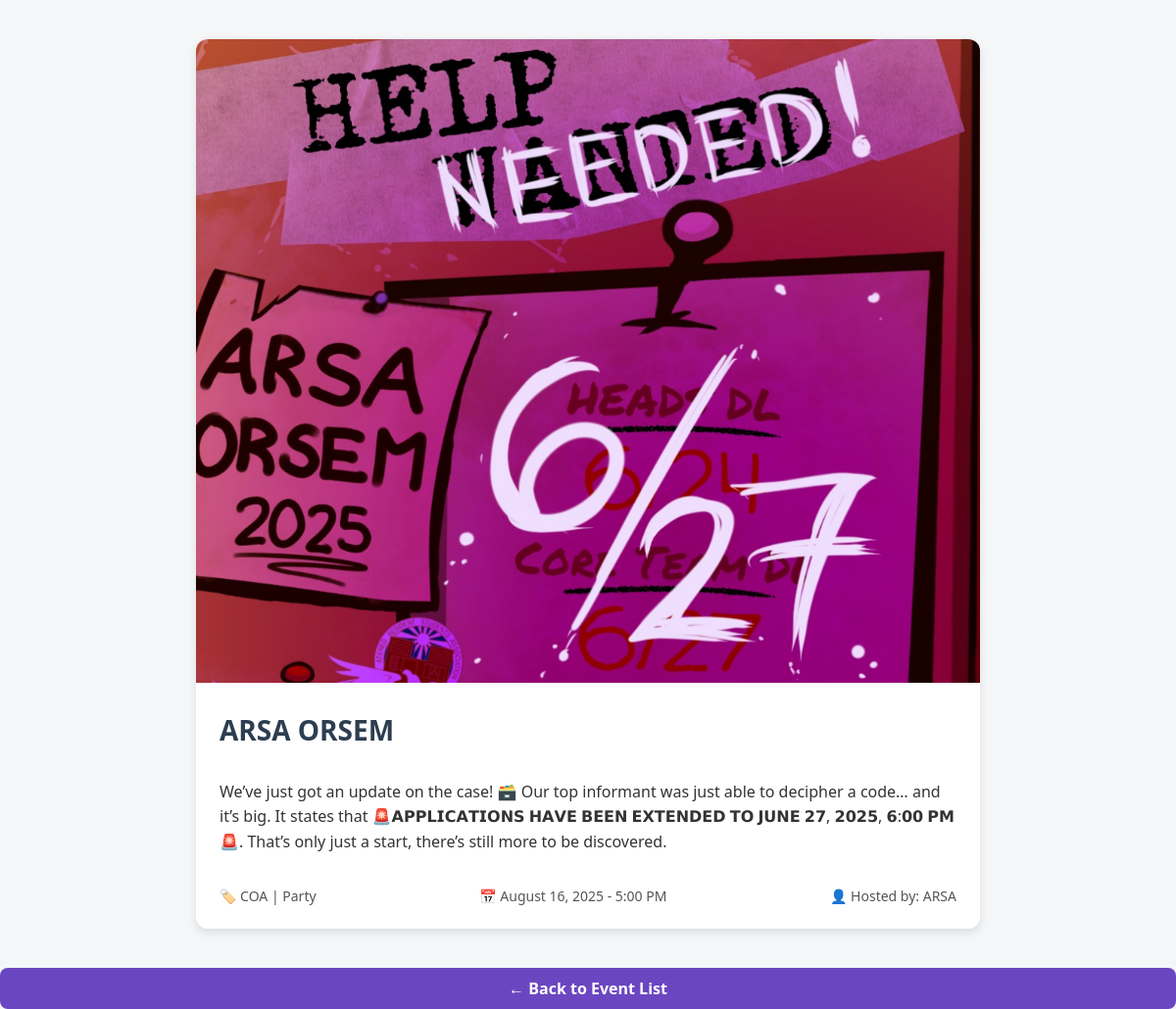
The page /event/20/ on the database its author committed.
### events/models.py (models this page shows, shortened)
class EventCard(models.Model):
    TAG_CHOICES = [
        ('LIONS', 'LIONS'),
        ('COA', 'COA'),
    ]
    TYPE_CHOICES = [
        ('Talk', 'Talk'),
        ('Concert', 'Concert'),
        ('Conference', 'Conference'),
        ('Party', 'Party'),
    ]
    title = models.CharField(max_length=200)
    description = models.TextField()
    image = models.ImageField(upload_to='event_images/', blank=True, null=True)
    tag = models.CharField(max_length=10, choices=TAG_CHOICES)
    type = models.CharField(max_length=20, choices=TYPE_CHOICES, blank=True)
    created_at = models.DateTimeField("Event Date and Time")
    hosted_by = models.CharField(max_length=200, blank=True)

### events/views.py (the view)
# urls.py: path('event/<int:pk>/', views.event_detail, name='event_detail'),
def event_detail(request, pk):
    card = get_object_or_404(EventCard, pk=pk)
    return render(request, 'events/event_detail.html', {'card': card})

### events/templates/events/event_detail.html (shortened to what this page needs)
{% load static %}
<!DOCTYPE html>
<html>
<head>
</head>
<body>
  <div class="container">
    {% if card.image %}
      <img src="{{ card.image.url }}" alt="{{ card.title }}" class="event-image">
    {% endif %}
    <div class="event-content">
      <h2>{{ card.title }}</h2>
      <p>{{ card.description }}</p>
      <div class="event-meta">
        <span>🏷️ {{ card.tag }}{% if card.type %} | {{ card.type }}{% endif %}</span>
        <span>📅 {{ card.created_at|date:"F d, Y - g:i A" }}</span>
        <span>👤 Hosted by: {{ card.hosted_by }}</span>
      </div>
    </div>
  </div>
  <a href="{% url 'event_list' %}" class="back-button">← Back to Event List</a>
</body>
</html>

### events/templates/events/event_detail.html (style rules this page uses)
body { font-family: 'Segoe UI', Tahoma, Geneva, Verdana, sans-serif; margin: 0; background-color: #f4f6f8; }
.container { max-width: 800px; margin: 40px auto; background: white; border-radius: 12px; overflow: hidden; box-shadow: 0 4px 10px rgba(0, 0, 0, 0.1); }
.event-image { width: 100%; height: auto; object-fit: cover; }
.event-content { padding: 24px; display: flex; flex-direction: column; gap: 16px; }
.event-content h2 { margin: 0; font-size: 28px; color: #2c3e50; }
.event-content p { font-size: 16px; line-height: 1.6; white-space: pre-wrap; word-wrap: break-word; color: #333; }
.event-meta { display: flex; justify-content: space-between; align-items: center; flex-wrap: wrap; font-size: 14px; font-weight: 500; color: #555; }
.back-button { display: block; margin: 20px auto 0; text-align: center; text-decoration: none; padding: 10px 18px; background-color: #6b46c1; color: white; border-radius: 8px; font-weight: bold; }

### rows shown on the page
EventCard: image (picture), title "ARSA ORSEM", description "We’ve just got an update on the case! 🗃️ Our top informant was just able to decipher a code… and it’s big. It states that 🚨𝗔𝗣𝗣𝗟𝗜𝗖𝗔𝗧𝗜𝗢𝗡𝗦 𝗛𝗔𝗩𝗘 𝗕𝗘𝗘𝗡 𝗘𝗫𝗧𝗘𝗡𝗗𝗘𝗗 𝗧𝗢 𝗝𝗨𝗡𝗘 𝟮𝟳, 𝟮𝟬𝟮𝟱, 𝟲:𝟬𝟬 𝗣𝗠 🚨. That’s only just a start, there’s still more to be discovered.", tag "COA", type "Party", created_at "August 16, 2025 - 5:00 PM", hosted_by "ARSA"
